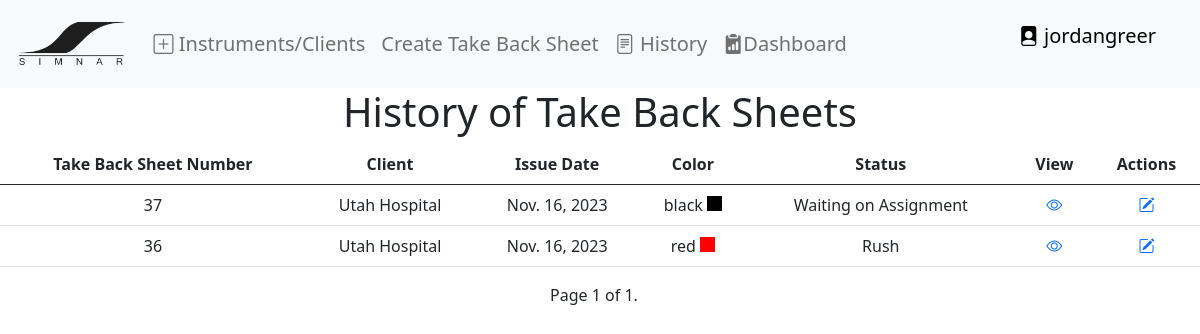
The page /workOrderHistory/ (signed in) on the database its author committed.
### invoice/models.py (models this page shows)
class WorkOrders(models.Model):
    STATUS_CHOICES = [
        ('Waiting_on_Assignment', 'Waiting on Assignment'),
        ('Being_Worked_On', 'Being Worked On'),
        ('Ready', 'Ready'),
        ('Delivered', 'Delivered'),
        ('Rush', 'Rush'),
    ]
    workOrder_num = models.AutoField(primary_key=True)
    client = models.ForeignKey(Client, on_delete=models.CASCADE)
    workOrder_date = models.DateField()
    items = models.ManyToManyField(Product, through='WorkorderItem', blank=True)
    status = models.CharField(max_length=25, choices=STATUS_CHOICES, default="Waiting_on_Assignment")
    created_at = models.DateTimeField(auto_now_add=True)
    is_rush = models.BooleanField(default=False)
    return_by = models.DateField(null=True, default=None)
    quote_required = models.BooleanField(default=False)
    specialInstructions = models.CharField(max_length=250, default="", null=True, blank=True)
    created_by = models.CharField(max_length=100, blank=True, null=True)
    color = models.CharField(max_length=100, blank=True, null=True)
    account_contact = models.ForeignKey(ClientContact, on_delete=models.CASCADE, null=True, blank=True)
    def __str__(self):
        return str(self.workOrder_num)

class Client(models.Model):
    name = models.CharField(max_length=100)
    email = models.EmailField()
    phone = models.CharField(max_length=20)
    address = models.TextField()
    tax = models.FloatField(max_length=10, default= 0.0)
    created_by = models.CharField(max_length=100, blank=True, null=True)
    tax = models.FloatField(default=0.0)
    def __str__(self):
        return self.name

### trackingCard/views.py (the view)
# urls.py: path("workOrderHistory/", trackingCardViews.workOrderHistory, name="workOrderHistory"),
@login_required(login_url='invoice:loginPage')
def workOrderHistory(request):
    all_workOrders = WorkOrders.objects.order_by('-created_at')  # Ordering by created_at in descending order
    paginator = Paginator(all_workOrders, 10)  # Display 10 invoices per page (you can adjust the number)
    page = request.GET.get('page')
    workOrders = paginator.get_page(page)
    context = {'workOrders': workOrders}
    return render(request, 'tracking/workOrderHistory.html', context)

### trackingCard/templates/tracking/workOrderHistory.html (shortened to what this page needs)
{% extends "base/base.html" %}
{% block content %}
<div class="row">
    <h1 style="text-align: center;">History of Take Back Sheets</h1>
</div>
<div class="row" style="text-align: center;">
    <table class="table">
        <thead>
          <tr>
            <th>Take Back Sheet Number</th>
            <th>Client</th>
            <th>Issue Date</th>
            <th>Color</th>
            <th>Status</th>
            <th>View</th>
            <th>Actions</th>
          </tr>
        </thead>
        <tbody>
          {% for workOrder in workOrders %}
            <tr>
              <td>{{ workOrder.workOrder_num }}</td>
              <td>{{ workOrder.client }}</td>
              <td>{{ workOrder.workOrder_date }}</td>
              <td>
                {{ workOrder.color }}
                <div style="width: 15px; height: 15px; display: inline-block; background-color: {{ workOrder.color }};"></div>
              </td>
              <td>{{ workOrder.get_status_display }}</td>
              <td>
                <a href="{% url 'invoice:workOrderView' workOrder %}"><i class="bi bi-eye"></i></a>
              </td>
              <td>
                <a href="{% url 'invoice:addItemsWorkOrder' workOrder.workOrder_num %}" ><i class="bi bi-pencil-square"></i></a>
              </td>
            </tr>
          {% empty %}
            <tr>
              <td colspan="4">No Take Back Sheets available.</td>
            </tr>
          {% endfor %}
        </tbody>
      </table>
      <div class="pagination d-flex justify-content-center align-items-center center-content">
        <span class="step-links">
          <span class="current-page">
            Page {{ workOrders.number }} of {{ workOrders.paginator.num_pages }}.
          </span>
        </span>
      </div>
</div>
{% endblock %}

### invoice/templates/base/base.html (shortened to what this page needs)
{% load static %}
<!DOCTYPE html>
<html lang="en">
<!DOCTYPE html>
<html>
    <head>
        <link href="https://cdn.jsdelivr.net/npm/bootstrap@5.0.2/dist/css/bootstrap.min.css" rel="stylesheet">
        <link rel="stylesheet" href="https://cdn.jsdelivr.net/npm/bootstrap-icons@1.11.1/font/bootstrap-icons.css">
    </head>
<body>
    <nav class="navbar navbar-expand-lg navbar-light bg-light">
        <div class="container-fluid">
            <a class="navbar-brand" href="#">
                <img src="{% static 'img/simnarLogo.png' %}" alt="Simnar Surgical" style="height: 50px;">
            </a>
          <div class="collapse navbar-collapse text-dark navbar-brand" id="navbarSupportedContent">
            <ul class="navbar-nav me-auto mb-2 mb-lg-0">
              <li class="nav-item dropdown">
                <a class="nav-link dropdown-toggle" href="#" id="navbarDropdown" role="button" data-bs-toggle="dropdown" aria-expanded="false">
                    <i class="bi bi-plus-square"></i> Instruments/Clients
                </a>
              </li>
              <li class="nav-item">
                <a class="nav-link" href="{% url 'invoice:createWorkOrder' %}">Create Take Back Sheet</a>
              </li>
              <li class="nav-item">
                <li><a class="nav-link" href="{% url 'invoice:workOrderHistory' %}"><i class="bi bi-file-text"></i> History</a></li>
              </li>
              <li class="nav-item">
                <li><a class="nav-link" href="{% url 'invoice:shopWorkDashboard' %}"><i class="bi bi-clipboard2-data-fill"></i>Dashboard</a></li>
              </li>
            </ul>
            <div class="d-flex">
                {% if user.is_authenticated %}
                    <ul class="nav-item dropdown">
                        <a class="nav-link custom-link" href="#" id="navbarDropdown" role="button" data-bs-toggle="dropdown" aria-expanded="false">
                            <i class="bi bi-file-person-fill"></i> {{ user.username }}
                        </a>
                    </ul>
                {% else %}
                    <a href="{% url 'invoice:loginPage' %}" class="nav-item nav-link custom-link">Login</a>
                {% endif %}
            </div>
          </div>
        </div>
      </nav>
    <div class="container-fluid">
        {% block content %}{% endblock content %}
    </div>
</body>
</html>

### invoice/templates/base/base.html (style rules this page uses)
.dropdown-toggle::after { display: none; }
.custom-link { color: black; text-decoration: none; }

### rows shown on the page
WorkOrders: workOrder_num "37", client "Utah Hospital", workOrder_date "Nov. 16, 2023", color "black", status "Waiting on Assignment"
WorkOrders: workOrder_num "36", client "Utah Hospital", workOrder_date "Nov. 16, 2023", color "red", status "Rush"

### other values the page prints
{{ user.username }} "jordangreer"
{{ workOrders.number }} "1"
{{ workOrders.paginator.num_pages }} "1"
